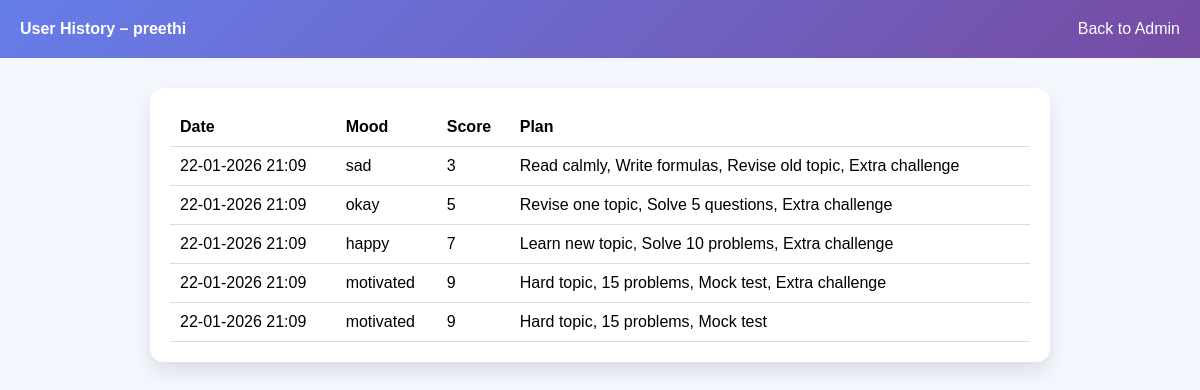
The app's page /admin/user/4 with its own data.
### tables this page shows
CREATE TABLE users (
            id INTEGER PRIMARY KEY AUTOINCREMENT,
            username TEXT UNIQUE,
            password TEXT,
            goal TEXT
        );

CREATE TABLE history (
            id INTEGER PRIMARY KEY AUTOINCREMENT,
            user_id INTEGER,
            mood TEXT,
            score INTEGER,
            plan TEXT,
            date TEXT
        );

### app.py (the view)
@app.route("/admin/user/<int:uid>")
def admin_user(uid):
    con = get_db()
    cur = con.cursor()
    cur.execute("SELECT username FROM users WHERE id=?", (uid,))
    user = cur.fetchone()
    if not user:
        con.close()
        return "User not found"
    username = user[0]
    cur.execute("""
        SELECT mood, score, plan, date
        FROM history WHERE user_id=?
        ORDER BY id DESC
    """, (uid,))
    history = cur.fetchall()
    con.close()
    return render_template("user_history.html", username=username, history=history)

### app.py (called while the page is built)
def get_db():
    return sqlite3.connect("moods.db")

### templates/user_history.html (shortened to what this page needs)
<!DOCTYPE html>
<html>
<head>
</head>
<body>
<div class="top">
    <div><strong>User History – {{ username }}</strong></div>
    <div><a href="/admin">Back to Admin</a></div>
</div>
<div class="container">
    {% if history %}
        <div class="card">
            <table>
                <tr>
                    <th>Date</th>
                    <th>Mood</th>
                    <th>Score</th>
                    <th>Plan</th>
                </tr>
                {% for mood, score, plan, date in history %}
                <tr>
                    <td>{{ date }}</td>
                    <td>{{ mood }}</td>
                    <td>{{ score }}</td>
                    <td>{{ plan }}</td>
                </tr>
                {% endfor %}
            </table>
        </div>
    {% else %}
        <div class="card">
            <p>No history available for this user.</p>
        </div>
    {% endif %}
</div>
</body>
</html>

### templates/user_history.html (style rules this page uses)
body { font-family: Arial; background: #f5f7ff; margin: 0; }
.top { background: linear-gradient(135deg,#667eea,#764ba2); color: white; padding: 20px; display: flex; justify-content: space-between; align-items: center; }
.container { max-width: 900px; margin: auto; padding: 30px; }
.card { background: white; padding: 20px; border-radius: 14px; box-shadow: 0 10px 20px rgba(0,0,0,0.1); margin-bottom: 15px; }
table { width: 100%; border-collapse: collapse; }
th, td { padding: 10px; border-bottom: 1px solid #ddd; text-align: left; }
a { color: white; text-decoration: none; }

### records on screen
users: username "preethi"
history: date "22-01-2026 21:09", mood "sad", score "3", plan "Read calmly, Write formulas, Revise old topic, Extra challenge"
history: date "22-01-2026 21:09", mood "okay", score "5", plan "Revise one topic, Solve 5 questions, Extra challenge"
history: date "22-01-2026 21:09", mood "happy", score "7", plan "Learn new topic, Solve 10 problems, Extra challenge"
history: date "22-01-2026 21:09", mood "motivated", score "9", plan "Hard topic, 15 problems, Mock test, Extra challenge"
history: date "22-01-2026 21:09", mood "motivated", score "9", plan "Hard topic, 15 problems, Mock test"
